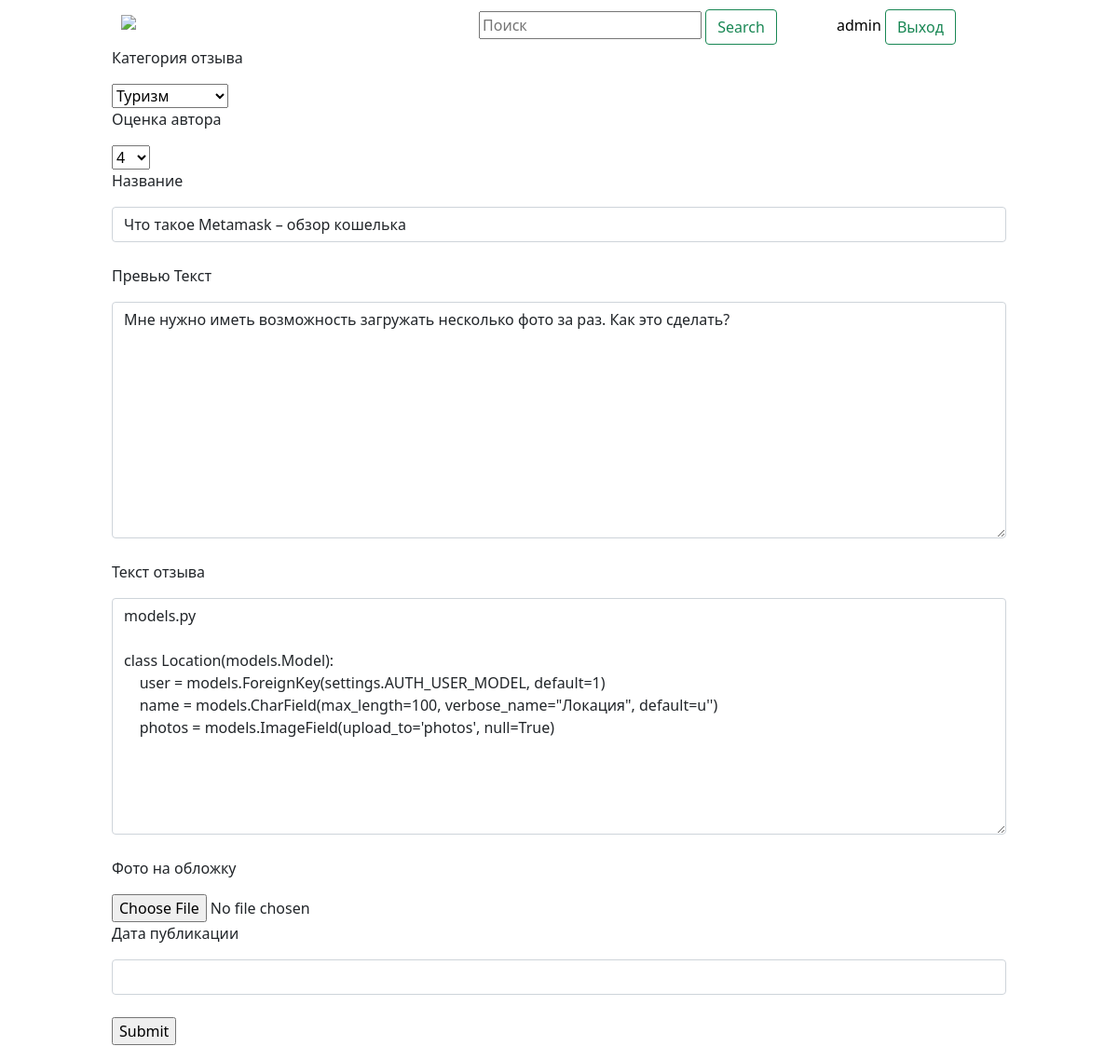
Page /new/4/update/ (signed in) on the committed database.
### reviews/models.py (models this page shows, shortened)
class Review(models.Model):
    RATE_AUTHOR_CHOISES = ((1, 1), (2, 2), (3, 3), (4, 4), (5, 5), (6, 6), (7, 7), (8, 8), (9, 9), (10, 10))
    categoru = models.ForeignKey(Categoru, on_delete=models.SET_NULL, null=True)
    review_title = models.CharField('название отзыва', max_length = 200)
    slug = models.SlugField(blank=True)
    prev_text = models.TextField('Превью текст', max_length = 400, default = '')
    review_text = models.TextField('текст отзыва')
    rait = models.IntegerField(choices = RATE_AUTHOR_CHOISES, default=1)
    image = models.ImageField(upload_to='images/', blank=True)
    pub_date = models.DateTimeField('Дата публикации', default = timezone.now)
    author_name = models.ForeignKey(User, on_delete=models.SET_NULL, null=True, related_name='my_review')
    readers = models.ManyToManyField(User, through='Raiting', related_name='review')

### reviews/views.py (the view)
# urls.py: path('new/<int:pk>/update/', views.ReviewUpdateView.as_view(), name = 'review_update'),
class ReviewUpdateView(UpdateView):
    model = Review
    template_name = "reviews/update.html"
    form_class = ReviewForm

### reviews/forms.py
class ReviewForm(ModelForm):
    class Meta:
        model = Review
        fields = ['categoru', 'rait', 'review_title', 'prev_text', 'review_text',
                'image', 'pub_date']
        widgets = {
            'review_title': TextInput(attrs = {'class': "form-control"}),
            'prev_text': Textarea(attrs = {'class': "form-control"}),
            'review_text': Textarea(attrs = {'class': "form-control"}),
            'pub_date': DateTimeInput(attrs = {'class': "form-control"}),
        }

### reviews/models.py (called while the page is built)
    def __str__(self):
        return f'{self.name_categoru}'

### Site_reviews/templates/reviews/update.html (shortened to what this page needs)
{% extends 'base.html' %}
{% load static %}
{% block content %}
   {% if request.user.is_authenticated %}
      <form action = '' method = "POST" enctype="multipart/form-data">
         <p>Категория отзыва</p>
         {{ form.categoru }}<br>
         <p>Оценка автора</p>
         {{ form.rait }}<br>
         <p>Название</p>
         {{ form.review_title }}<br>
         <p>Превью Текст</p>
         {{ form.prev_text }}<br>
         <p>Текст отзыва</p>
         {{ form.review_text }}<br>
         <p>Фото на обложку</p>
         {{ form.image }}<br>
         <p>Дата публикации</p>
         {{ form.pub_date }}<br>
         <p><input type="submit"></p>
      </form>
   {% else %}
      Для возможности создания отзыва необходимо войти в аккаунт
   {% endif %}
{% endblock %}

### Site_reviews/templates/base.html (shortened to what this page needs)
{% load static %}
<!DOCTYPE html>
<html lang="en">
<head>
    <link href="{% static "base/CSS/white_css.css" %}" id = "theme" rel="stylesheet" type="text/css">
    <link href="https://cdn.jsdelivr.net/npm/bootstrap@5.1.3/dist/css/bootstrap.min.css" rel="stylesheet">
</head>
<body>
    <div id="header">
        <div class = "menu">
            <div id = "logo">
                <a href = "/">
                    <img src = "https://res.cloudinary.com/djx4fzf78/image/upload/v1638012297/image/Logo_cssfqj.png" width = "150px"></img>
                </a>
            </div>
            <div id = "search">
                <form class = "form_search">
                    <input width = "100px" type="search" placeholder="Поиск">
                    <button class="btn btn-outline-success" type="submit">Search</button>
                </form>
            </div>
            <div id = "login">
                {% if request.user.is_authenticated %}
                    {{ request.user.username }}
                    <button onclick = "window.location.href = '{% url "logout" %}';" class="btn btn-outline-success" type="submit">Выход</button>
                {% else %}
                    <span><button onclick = "window.location.href = '/accounts/register/';" class="btn btn-outline-success" type="submitt" id="submitt">Регистрация</button></span>
                    <span><button onclick = "window.location.href = '{% url "login" %}';" class="btn btn-outline-success" type="submit">Вход</button></span>
                {% endif %}
            </div>
        </div>
    </div>
    <div id="content">
        {% block content %}{% endblock %}
    </div>
</body>
</html>

### Site_reviews/staticfiles/base/CSS/white_css.css (style rules this page uses)
.menu { position: relative; margin: 10px; width: 80%; left: 10%; background: rgb(218, 218, 218); color: rgb(0, 0, 0); }
#logo, #search, #login { position: relative; display:inline-block; }
#logo { float: left; width: 40%; }
#search { float: left; width: 40%; }
#login { float: left; width: 20%; }
body { margin: 0; }
#content { position: absolute; top: 50px; width: 80%; left: 10%; background: #fff; }

### rows in the picture
Review: categoru "Туризм", rait "4", review_title "Что такое Metamask – обзор кошелька", prev_text "Мне нужно иметь возможность загружать несколько фото за раз. Как это сделать?", review_text "models.py class Location(models.Model): user = models.ForeignKey(settings.AUTH_USER_MODEL, default=1) name = models.CharField(max_length=100, verbose_name=\"Локация\", default=u'') photos = models.ImageField(upload_to='photos', null=True)"

### other values in the picture
{{ request.user.username }} "admin"
